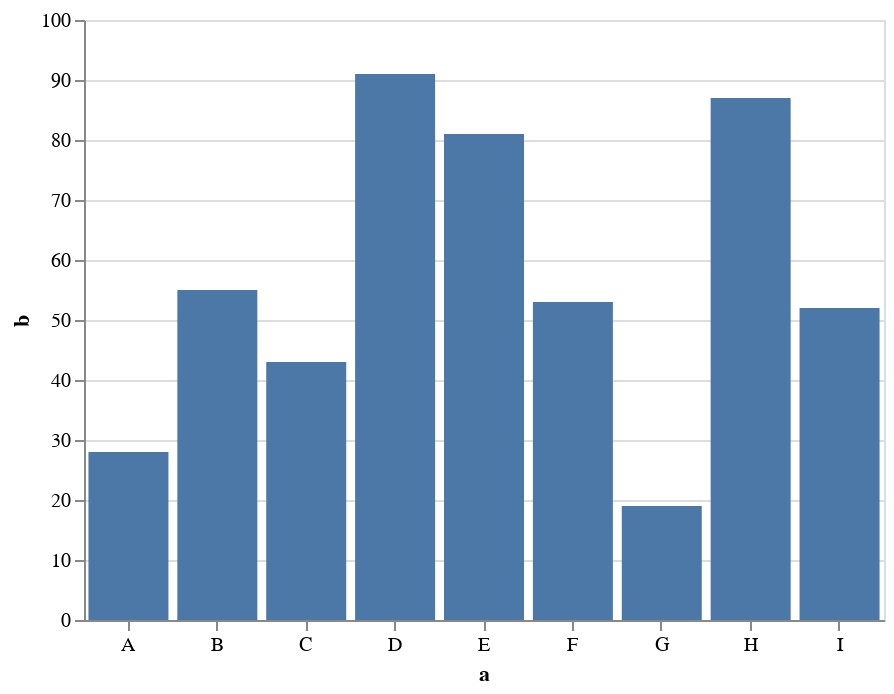

Source (notebook cell):
### Markdown cell above
A bar chart encodes quantitative values as the length of regular bars.

### Code cell
# Source: https://vega.github.io/vega-lite/examples/bar.html

data = [
  %{"a" => "A", "b" => 28},
  %{"a" => "B", "b" => 55},
  %{"a" => "C", "b" => 43},
  %{"a" => "D", "b" => 91},
  %{"a" => "E", "b" => 81},
  %{"a" => "F", "b" => 53},
  %{"a" => "G", "b" => 19},
  %{"a" => "H", "b" => 87},
  %{"a" => "I", "b" => 52}
]

Vl.new(width: 400, height: 300)
|> Vl.data_from_values(data)
|> Vl.mark(:bar)
|> Vl.encode_field(:x, "a", type: :nominal, axis: [label_angle: 0])
|> Vl.encode_field(:y, "b", type: :quantitative)
|> Vl.to_spec

### Figure 1 — Vega-Lite specification as saved in the notebook (floating-point values rounded to 4 significant figures)
{"$schema": "https://vega.github.io/schema/vega-lite/v4.json", "data": {"values": [{"a": "A", "b": 28}, {"a": "B", "b": 55}, {"a": "C", "b": 43}, {"a": "D", "b": 91}, {"a": "E", "b": 81}, {"a": "F", "b": 53}, {"a": "G", "b": 19}, {"a": "H", "b": 87}, {"a": "I", "b": 52}]}, "encoding": {"x": {"axis": {"labelAngle": 0}, "field": "a", "type": "nominal"}, "y": {"field": "b", "type": "quantitative"}}, "height": 300, "mark": "bar", "width": 400}
